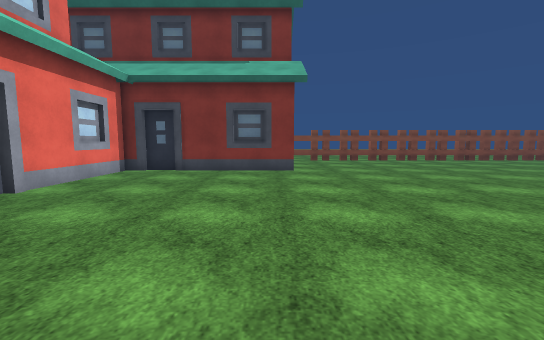
view 1 (above)

16 first-person views from a walk through a scene from a Unity 3-D project. The camera is 1.3 m above the floor, tilts 6° down and sees 90° across. The floor is counted in squares, 1 m on a side. Each view is taken from the middle of a square. On the plan, view 1 faces up. The plan holds only what a view shows up to about 13 squares ahead; the rest is blank. The place goes on beyond the plan. The player is left out. Some animated figures are left out. Surface patterns are stand-ins for the level's own textures.

view 2
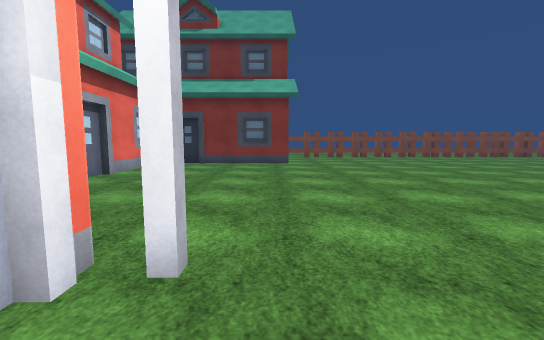

view 3
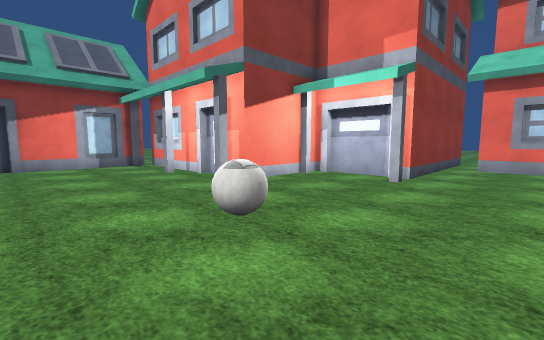

view 4
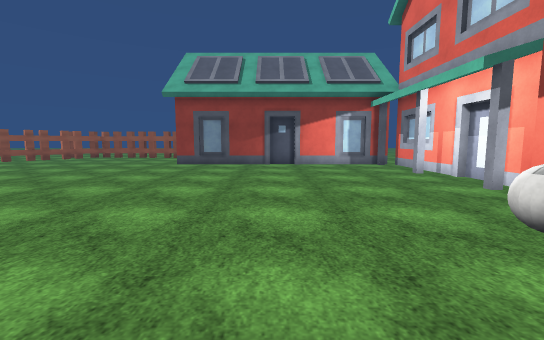

view 5
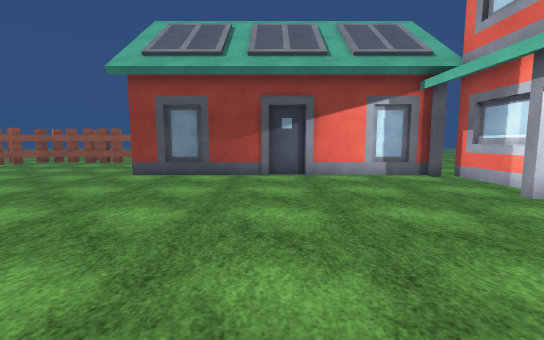

view 6
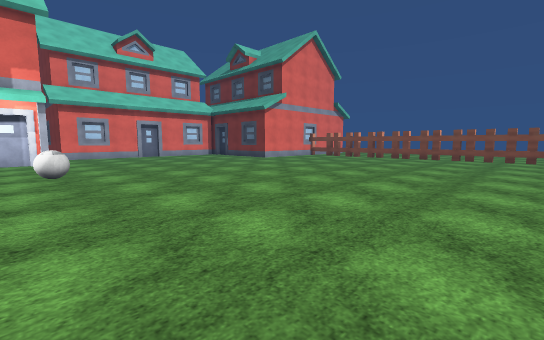

view 7
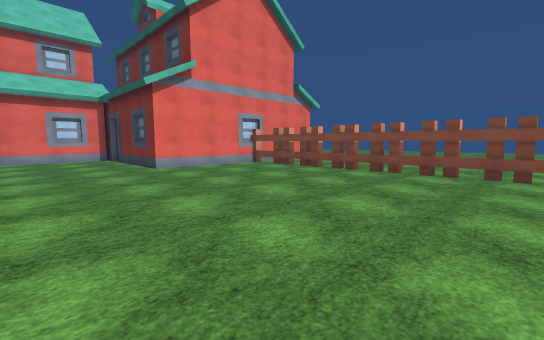

view 8
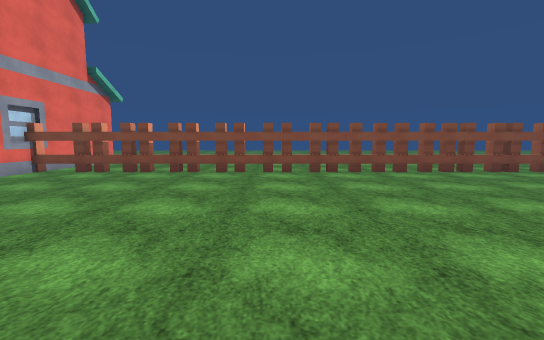

view 9
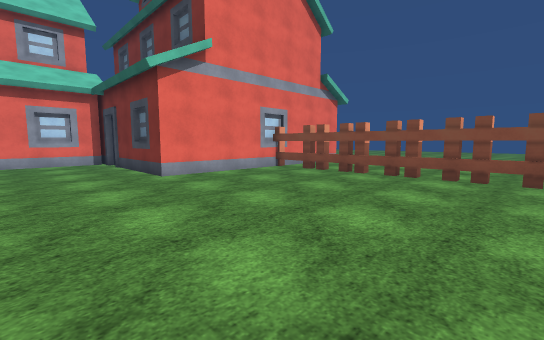

view 10
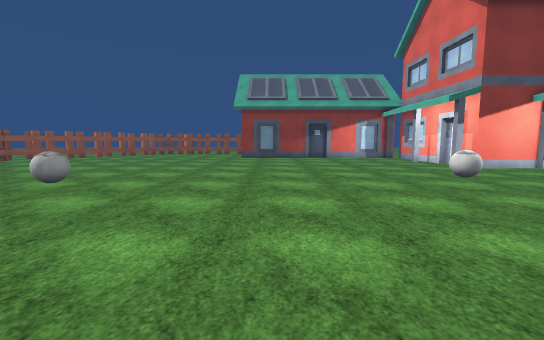

view 11
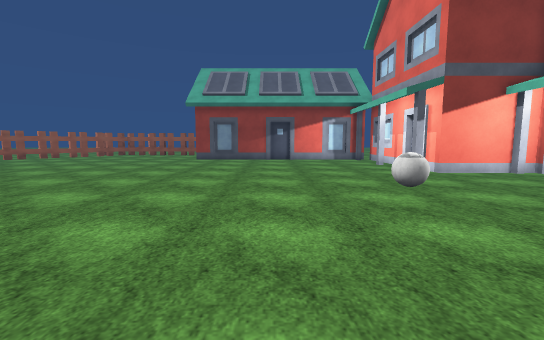

view 12
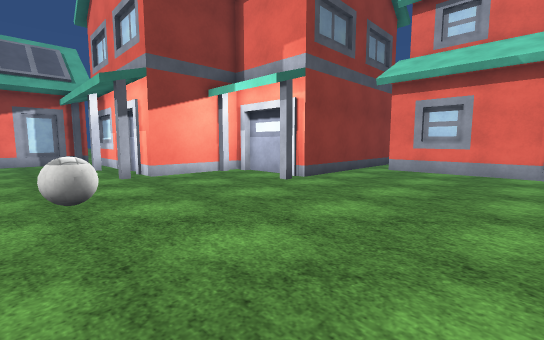

view 13
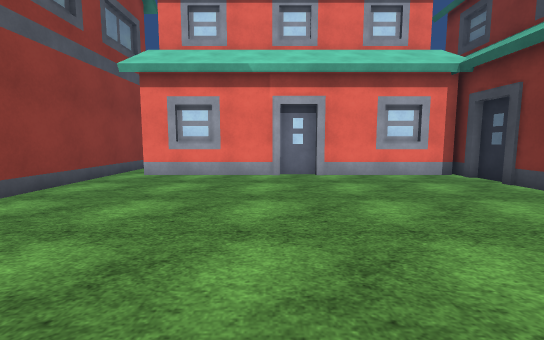

view 14
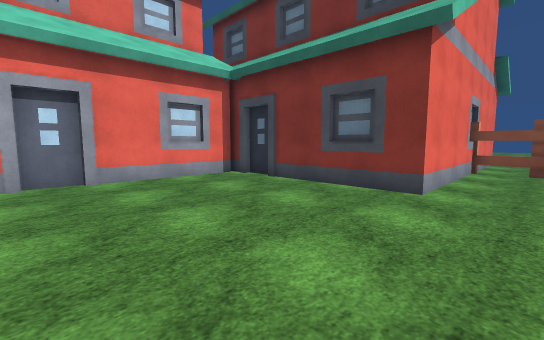

view 15
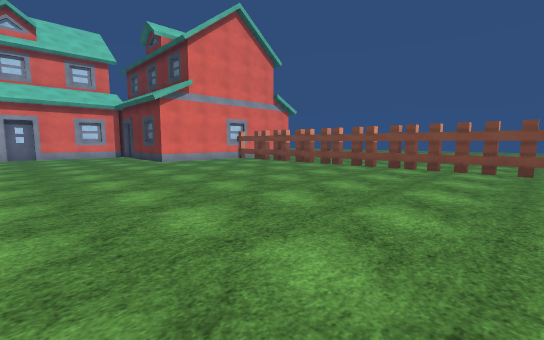

view 16
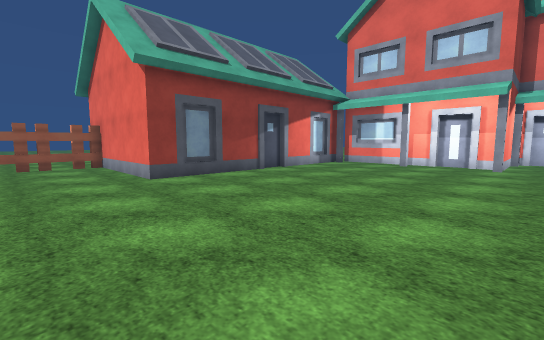

### Floor plan
Key: @ floor where view 1 was taken; # wall or solid block; . floor; = window, fence, low wall or low ledge; H house; B ball.
Columns run from 7 left of view 1 to 18 right of it. Each row starts with its distance up from view 1.
 22               ........  ..
 21         #.   .........  ..
 20         #.   .............
 19         #.################
 18         #=##############=#
 17         #.................
 16         #.................
 15         #.................
 14         #.................
 13  ########.................
 12 ##.###H##.................
 11 #.........................
 10 H.........................
  9 #.........................
  8 #.........................
  7 #.........................
  6 #........................
  5 #.........................
  4 #........................
  3 #........................
  2 H.........................
  1 #.........................
  0 #......@.................B
 -1 #######.....B.............
 -2      #......B.............
 -3      #....................
 -4      #....................
 -5      ######...............
 -6          #................
 -7          #................
 -8          #................
 -9          ##...............
-10          #................
-11          H................
-12          #................
-13          ##...H...........
-14          .############....
-15                      #....
-16                      #....
-17                      #....

Positions as (right, up) in squares from view 1, and headings:
1: (0, 0), facing up
2: (0, -4), facing up
3: (8, 2), facing down-left
4: (9, 2), facing down
5: (9, -3), facing down
6: (17, -3), facing up-left
7: (14, 7), facing up-left
8: (11, 7), facing up
9: (11, 8), facing up-left
10: (12, 8), facing down
11: (9, 6), facing down
12: (6, 5), facing down-left
13: (4, 5), facing left
14: (3, 5), facing up-left
15: (18, 5), facing up-left
16: (18, -4), facing down-left
